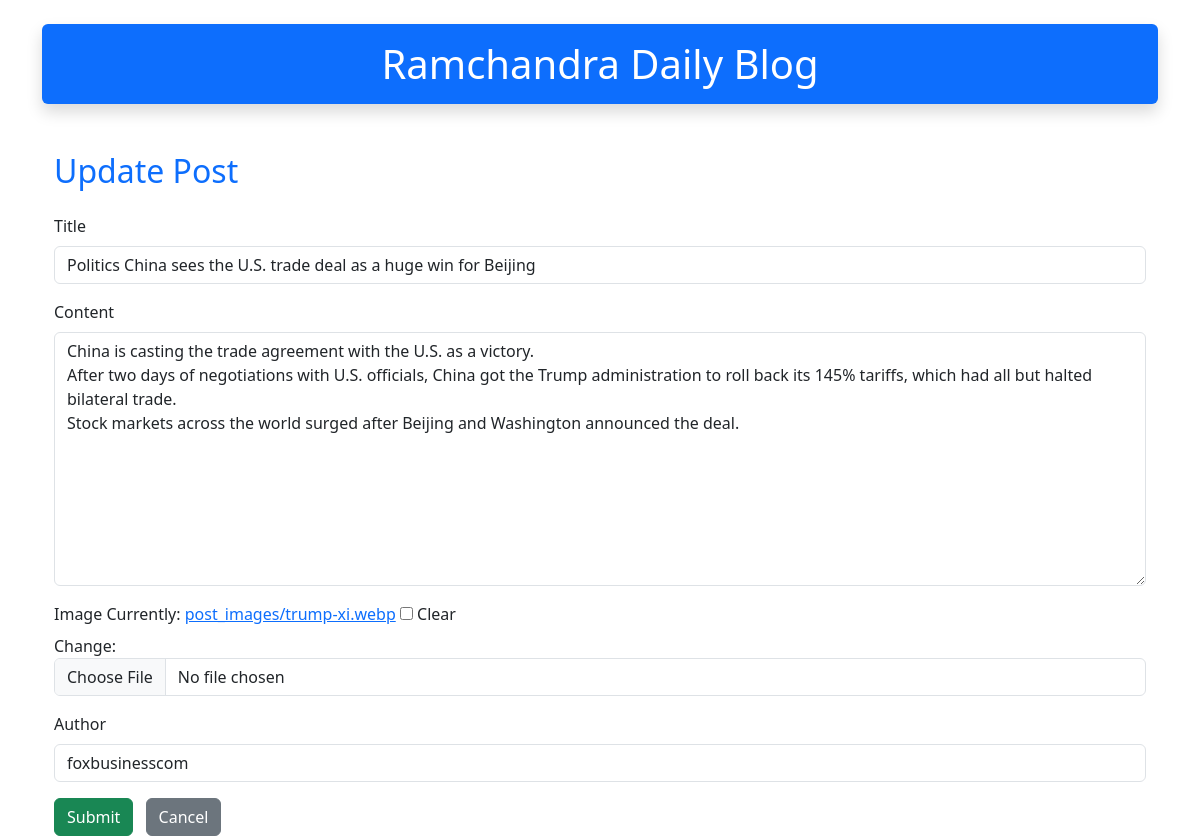
Page /post/4/edit/ on the committed database.
### blogapp/models.py (models this page shows, shortened)
class Post(models.Model):
    title = models.CharField(max_length=200)
    content = models.TextField()
    image = models.ImageField(upload_to='post_images/', null=True, blank=True)
    author = models.CharField(max_length=100, null=True, blank=True)
    publish_date = models.DateTimeField(auto_now_add=True)

### blogapp/views.py (the view)
# urls.py: path('post/<int:pk>/edit/', views.post_update, name='post_update'),
def post_update(request, pk):
    post = get_object_or_404(Post, pk=pk)
    if request.method == 'POST':
        form = PostForm(request.POST, request.FILES, instance=post)
        if form.is_valid():
            form.save()
            return redirect('post_detail', pk=pk)
    else:
        form = PostForm(instance=post)
    return render(request, 'blogapp/post_form.html', {'form': form, 'title': 'Update Post'})

### blogapp/forms.py
class PostForm(forms.ModelForm):
    class Meta:
        model = Post
        fields = ['title', 'content', 'image', 'author']
        widgets = {
            'title': forms.TextInput(attrs={'class': 'form-control'}),
            'content': forms.Textarea(attrs={'class': 'form-control'}),
            'image': forms.ClearableFileInput(attrs={'class': 'form-control'}),
            'author': forms.TextInput(attrs={'class': 'form-control'}),
        }

### blogapp/templates/blogapp/post_form.html (shortened to what this page needs)
{% extends 'blogapp/base.html' %}
{% block content %}
<div class="container mt-5">
  <h2 class="mb-4 text-primary">{{ title }}</h2>
  <form method="post" enctype="multipart/form-data" class="needs-validation" novalidate>
      <div class="mb-3">
        {% for field in form %}
          <div class="mb-3">
            <label for="{{ field.id_for_label }}" class="form-label">{{ field.label }}</label>
            {{ field }}
          </div>
        {% endfor %}
      </div>
      <button type="submit" class="btn btn-success me-2">Submit</button>
      <a href="{% url 'post_list' %}" class="btn btn-secondary">Cancel</a>
  </form>
</div>
{% endblock %}

### rows in the picture
Post: form "Politics China sees the U.S. trade deal as a huge win for Beijing" "China is casting the trade agreement with the U.S. as a victory. After two days of negotiations with U.S. officials, China got the Trump administration to roll back its 145% tariffs, which had all but halted bilateral trade. Stock markets across the world surged after Beijing and Washington announced the deal." "foxbusinesscom"

### other values in the picture
{{ title }} "Update Post"
{{ field.label }} "Title" "Content" "Image" "Author"
